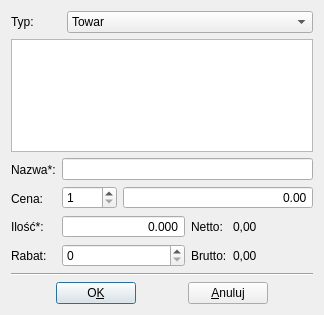
<?xml version="1.0" encoding="UTF-8"?>
<ui version="4.0">
 <class>TowaryLista</class>
 <widget class="QDialog" name="TowaryLista">
  <property name="geometry">
   <rect>
    <x>0</x>
    <y>0</y>
    <width>324</width>
    <height>315</height>
   </rect>
  </property>
  <property name="windowTitle">
   <string>Wybierz towar z listy</string>
  </property>
  <layout class="QGridLayout" name="gridLayout">
   <item row="0" column="0">
    <layout class="QHBoxLayout" name="_12">
     <item>
      <widget class="QLabel" name="textLabel1">
       <property name="maximumSize">
        <size>
         <width>50</width>
         <height>32767</height>
        </size>
       </property>
       <property name="text">
        <string>Typ:</string>
       </property>
       <property name="wordWrap">
        <bool>false</bool>
       </property>
      </widget>
     </item>
     <item>
      <widget class="QComboBox" name="comboBox1">
       <item>
        <property name="text">
         <string>Towar</string>
        </property>
       </item>
       <item>
        <property name="text">
         <string>Usługa</string>
        </property>
       </item>
      </widget>
     </item>
    </layout>
   </item>
   <item row="1" column="0">
    <widget class="QListWidget" name="listWidget"/>
   </item>
   <item row="2" column="0">
    <layout class="QHBoxLayout" name="horizontalLayout_3">
     <item>
      <layout class="QVBoxLayout" name="_14">
       <item>
        <widget class="QLabel" name="textLabel1_6">
         <property name="text">
          <string>Nazwa*:</string>
         </property>
         <property name="wordWrap">
          <bool>false</bool>
         </property>
        </widget>
       </item>
       <item>
        <widget class="QLabel" name="textLabel4_2">
         <property name="text">
          <string>Cena:</string>
         </property>
         <property name="wordWrap">
          <bool>false</bool>
         </property>
        </widget>
       </item>
       <item>
        <widget class="QLabel" name="textLabel1_7">
         <property name="text">
          <string>Ilość*:</string>
         </property>
         <property name="wordWrap">
          <bool>false</bool>
         </property>
        </widget>
       </item>
       <item>
        <widget class="QLabel" name="textLabel1_8">
         <property name="text">
          <string>Rabat:</string>
         </property>
         <property name="wordWrap">
          <bool>false</bool>
         </property>
        </widget>
       </item>
      </layout>
     </item>
     <item>
      <layout class="QVBoxLayout" name="verticalLayout_2">
       <item>
        <widget class="QLineEdit" name="nameEdit">
         <property name="enabled">
          <bool>true</bool>
         </property>
         <property name="focusPolicy">
          <enum>Qt::StrongFocus</enum>
         </property>
         <property name="styleSheet">
          <string notr="true"/>
         </property>
         <property name="readOnly">
          <bool>false</bool>
         </property>
        </widget>
       </item>
       <item>
        <layout class="QHBoxLayout" name="horizontalLayout">
         <item>
          <widget class="QSpinBox" name="spinBox2">
           <property name="maximumSize">
            <size>
             <width>55</width>
             <height>16777215</height>
            </size>
           </property>
           <property name="focusPolicy">
            <enum>Qt::NoFocus</enum>
           </property>
           <property name="minimum">
            <number>1</number>
           </property>
           <property name="maximum">
            <number>4</number>
           </property>
          </widget>
         </item>
         <item>
          <widget class="QDoubleSpinBox" name="priceBoxEdit">
           <property name="alignment">
            <set>Qt::AlignRight|Qt::AlignTrailing|Qt::AlignVCenter</set>
           </property>
           <property name="buttonSymbols">
            <enum>QAbstractSpinBox::NoButtons</enum>
           </property>
           <property name="maximum">
            <double>99999.990000000005239</double>
           </property>
          </widget>
         </item>
        </layout>
       </item>
       <item>
        <layout class="QHBoxLayout" name="horizontalLayout_2">
         <item>
          <layout class="QVBoxLayout" name="verticalLayout">
           <item>
            <widget class="QDoubleSpinBox" name="countSpinBox">
             <property name="alignment">
              <set>Qt::AlignRight|Qt::AlignTrailing|Qt::AlignVCenter</set>
             </property>
             <property name="buttonSymbols">
              <enum>QAbstractSpinBox::NoButtons</enum>
             </property>
             <property name="decimals">
              <number>3</number>
             </property>
             <property name="maximum">
              <double>9999.989999999999782</double>
             </property>
            </widget>
           </item>
           <item>
            <widget class="QSpinBox" name="rabatSpin"/>
           </item>
          </layout>
         </item>
         <item>
          <layout class="QHBoxLayout" name="_19">
           <item>
            <layout class="QVBoxLayout" name="_20">
             <item>
              <widget class="QLabel" name="textLabel3_3">
               <property name="text">
                <string>Netto:</string>
               </property>
               <property name="wordWrap">
                <bool>false</bool>
               </property>
              </widget>
             </item>
             <item>
              <widget class="QLabel" name="textLabel3_4">
               <property name="text">
                <string>Brutto:</string>
               </property>
               <property name="wordWrap">
                <bool>false</bool>
               </property>
              </widget>
             </item>
            </layout>
           </item>
           <item>
            <layout class="QVBoxLayout" name="_21">
             <item>
              <widget class="QLabel" name="nettoLabel">
               <property name="minimumSize">
                <size>
                 <width>80</width>
                 <height>0</height>
                </size>
               </property>
               <property name="text">
                <string>0,00</string>
               </property>
               <property name="wordWrap">
                <bool>false</bool>
               </property>
              </widget>
             </item>
             <item>
              <widget class="QLabel" name="bruttoLabel">
               <property name="minimumSize">
                <size>
                 <width>80</width>
                 <height>0</height>
                </size>
               </property>
               <property name="text">
                <string>0,00</string>
               </property>
               <property name="wordWrap">
                <bool>false</bool>
               </property>
              </widget>
             </item>
            </layout>
           </item>
          </layout>
         </item>
        </layout>
       </item>
      </layout>
     </item>
    </layout>
   </item>
   <item row="3" column="0">
    <widget class="Line" name="line">
     <property name="orientation">
      <enum>Qt::Horizontal</enum>
     </property>
    </widget>
   </item>
   <item row="4" column="0">
    <layout class="QHBoxLayout" name="_22">
     <item>
      <spacer name="spacer3">
       <property name="orientation">
        <enum>Qt::Horizontal</enum>
       </property>
       <property name="sizeType">
        <enum>QSizePolicy::Expanding</enum>
       </property>
       <property name="sizeHint" stdset="0">
        <size>
         <width>43</width>
         <height>20</height>
        </size>
       </property>
      </spacer>
     </item>
     <item>
      <widget class="QPushButton" name="okBtn">
       <property name="text">
        <string>O&amp;K</string>
       </property>
       <property name="shortcut">
        <string>Alt+K</string>
       </property>
      </widget>
     </item>
     <item>
      <spacer name="spacer1">
       <property name="orientation">
        <enum>Qt::Horizontal</enum>
       </property>
       <property name="sizeType">
        <enum>QSizePolicy::Expanding</enum>
       </property>
       <property name="sizeHint" stdset="0">
        <size>
         <width>43</width>
         <height>20</height>
        </size>
       </property>
      </spacer>
     </item>
     <item>
      <widget class="QPushButton" name="cancelBtn">
       <property name="text">
        <string>&amp;Anuluj</string>
       </property>
       <property name="shortcut">
        <string>Alt+C</string>
       </property>
      </widget>
     </item>
     <item>
      <spacer name="spacer2">
       <property name="orientation">
        <enum>Qt::Horizontal</enum>
       </property>
       <property name="sizeType">
        <enum>QSizePolicy::Expanding</enum>
       </property>
       <property name="sizeHint" stdset="0">
        <size>
         <width>43</width>
         <height>20</height>
        </size>
       </property>
      </spacer>
     </item>
    </layout>
   </item>
  </layout>
 </widget>
 <layoutdefault spacing="6" margin="11"/>
 <pixmapfunction>qPixmapFromMimeSource</pixmapfunction>
 <tabstops>
  <tabstop>listWidget</tabstop>
  <tabstop>priceBoxEdit</tabstop>
  <tabstop>countSpinBox</tabstop>
  <tabstop>rabatSpin</tabstop>
  <tabstop>okBtn</tabstop>
  <tabstop>cancelBtn</tabstop>
  <tabstop>comboBox1</tabstop>
 </tabstops>
 <resources/>
 <connections/>
</ui>
